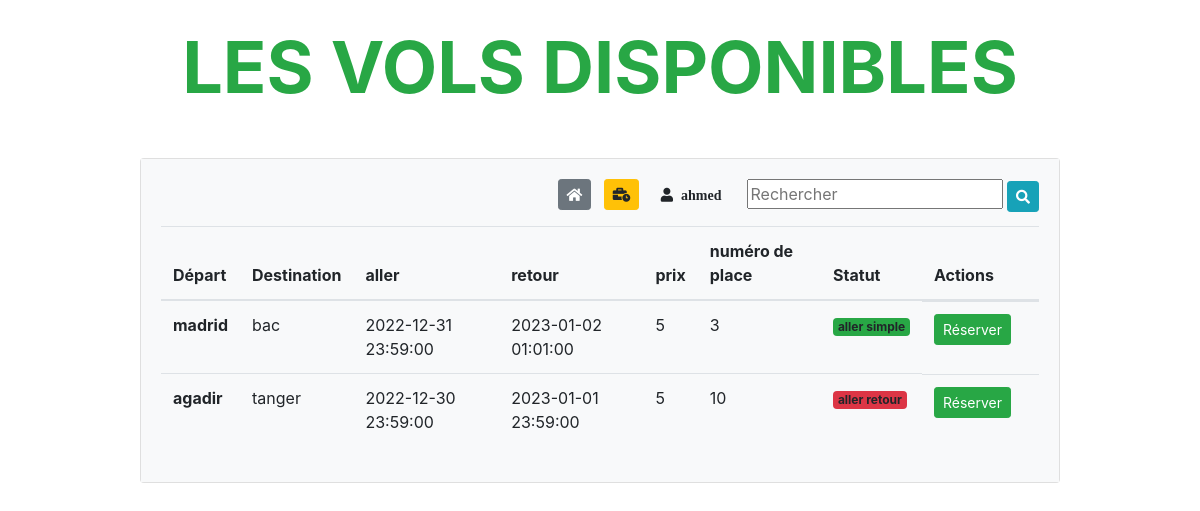
Screenshot of /homeuser (signed in) with the database file from the repository.
### tables this page shows
CREATE TABLE `flight` (
  `id` int(11) NOT NULL,
  `Départ` varchar(255) NOT NULL,
  `Destination` varchar(255) NOT NULL,
  `aller` datetime NOT NULL,
  `retour` datetime NOT NULL,
  `prix` int(11) NOT NULL,
  `numero_de_place` int(11) NOT NULL,
  `statut` varchar(255) NOT NULL
);

### controllers/HomeController.php (called while the page is built)
<?php
class HomeController{
    public function index($page){
        include('views/'.$page.'.php');
    }
}
?>

### database/DB.php (called while the page is built)
<?php
class DB{
    static public function connect(){
        $db = new PDO("mysql:host=localhost;dbname=flight","root","");
        $db->exec("set names utf8");
        $db->setAttribute(PDO::ATTR_ERRMODE,PDO::ERRMODE_EXCEPTION);
        return $db;
    }
}
?>

### controllers/FlightsController.php (called while the page is built, shortened)
<?php
class FlightsController{
    public function getAllFlights(){
        $flights = Flight::getAll();
        return $flights;
    }
}
?>

### views/homeuser.php (the view, shortened to what this page needs)
<?php
    if(isset($_POST['find'])){
        $data = new FlightsController();
        $flights = $data->findFlights();
    }else{
        $data = new FlightsController();
        $flights = $data->getAllFlights();
    }
    $data = new FlightsController();
    $flights = $data->getAllFlights();
?>
<div class="container">
    <div class="row my-4">
        <div class="col-md-10 mx-auto">
        <h1 class="display-3 text-center text-success font-weight-bold">LES VOLS DISPONIBLES</h1>
        <div class="col-md-15 mt-5 mx-auto">
            <div class="card">
            <div class="card-body bg-light table-responsive">
            <form method ="POST" class ="float-right mb-2 d-flex flex-row justify-content-between">
                         <div>
                        <a href="<?php echo BASE_URL?>" class="btn btn-sm btn-secondary  mr-2 mb-2  ">
                        <i class="fas fa-home "></i>
                        </a>
                        <a href="<?php echo BASE_URL?>showvols" class="btn btn-warning btn-sm mb-2 mr-2 ">
                        <i class="fas fa-business-time"></i>
                        </a>
                        <a href="<?php echo BASE_URL?>logout" title="Logout" class="btn link btn-sm mb-2 mr-2 ">
                        <i class="fas fa-user "><span class="p-2"><?php echo $_SESSION['username'];?></span></i>
                        </a>
                         </div>
                        <div class="ml-auto">
                        <input type="text" name="search" placeholder="Rechercher">
                            <button class="btn btn-info btn-sm" name="find" type="submit"><i class="fas fa-search"></i></button>
                        </div>
                    </form>
                    <table class="table table-hover">
                        <thead>
                            <tr>
                            <th scope="col">Départ</th>
                            <th scope="col">Destination</th>
                            <th scope="col">aller</th>
                            <th scope="col">retour</th>
                            <th scope="col">prix</th>
                            <th scope="col">numéro de place</th>
                            <th scope="col">Statut</th>
                            <th scope="col">Actions</th>
                            </tr>
                        </thead>
                        <tbody>
                            <?php foreach($flights as $flight):?>
                                <tr>
                                <th scope="row"><?php echo $flight['Départ']; ?></th>
                                <td><?php echo $flight['Destination'];?></td>
                                <td><?php echo $flight['aller'];?></td>
                                <td><?php echo $flight['retour'];?></td>
                                <td><?php echo $flight['prix'];?></td>
                                <td><?php echo $flight['numero_de_place'];?></td>
                                <td>
                                    <?php echo $flight['statut']
                                        ?'<span class="badge bg-success">aller simple</span>'
                                        :
                                        '<span class="badge bg-danger">aller retour</span>';
                                ;?></td>
                                <td class="d-flex flex-row">
                                    <form method="POST"  action="" class="mr-3">
                                        <button class="btn btn-sm btn-success " type="submit" name="reserve" >Réserver</button>
                                    </form>
                                </td>
                                </tr>
                            <?php endforeach;?>
                        </tbody>
                    </table>
                </div>
            </div>
        </div>
    </div>
</div>

### rows the page displays
flight: Départ "madrid", Destination "bac", aller "2022-12-31 23:59:00", retour "2023-01-02 01:01:00", prix "5", numero_de_place "3", statut "aller simple"
flight: Départ "agadir", Destination "tanger", aller "2022-12-30 23:59:00", retour "2023-01-01 23:59:00", prix "5", numero_de_place "10", statut "aller retour"

### other values shown
$_SESSION['username'] "ahmed"
